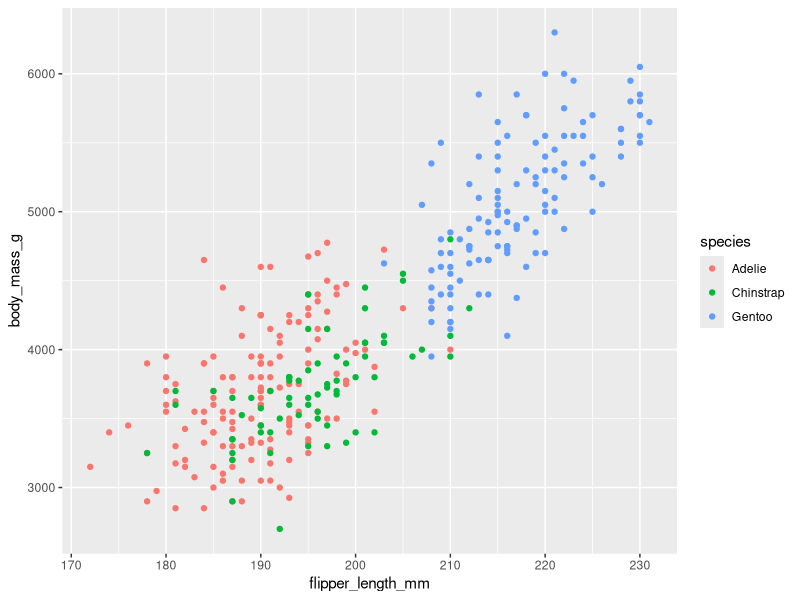
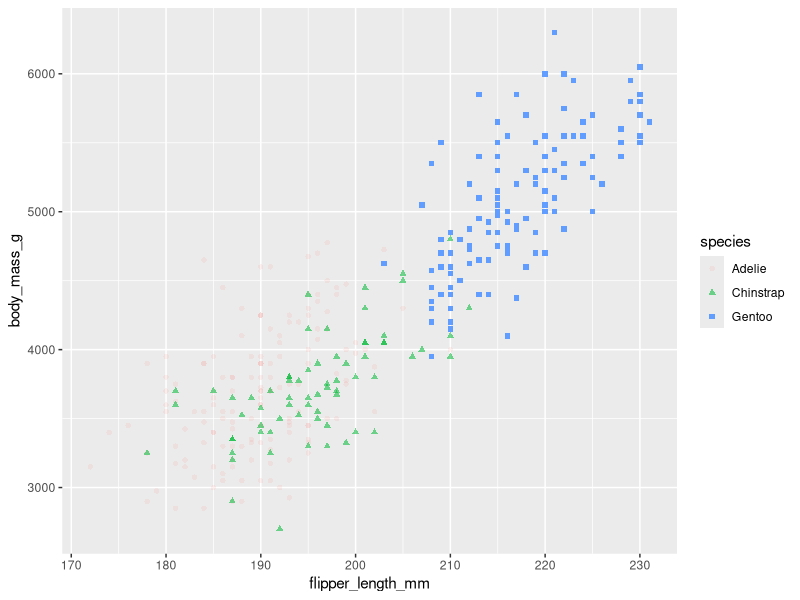
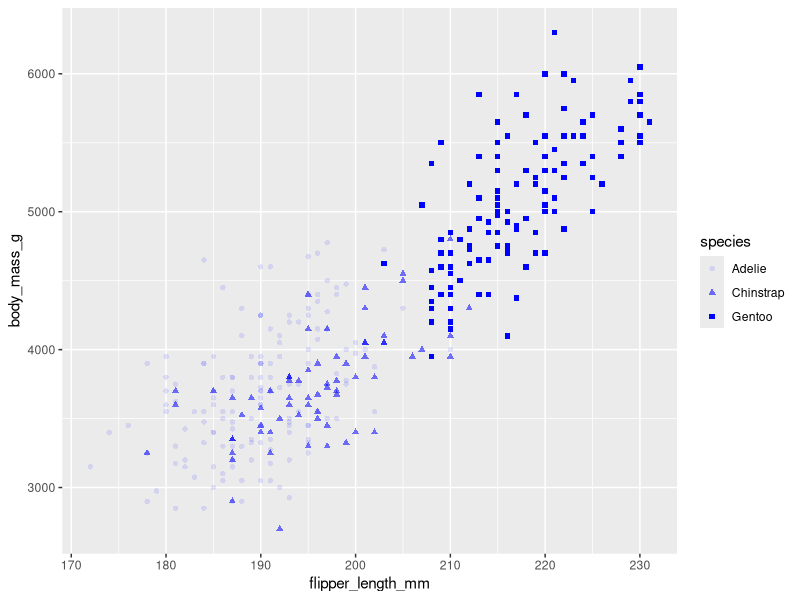
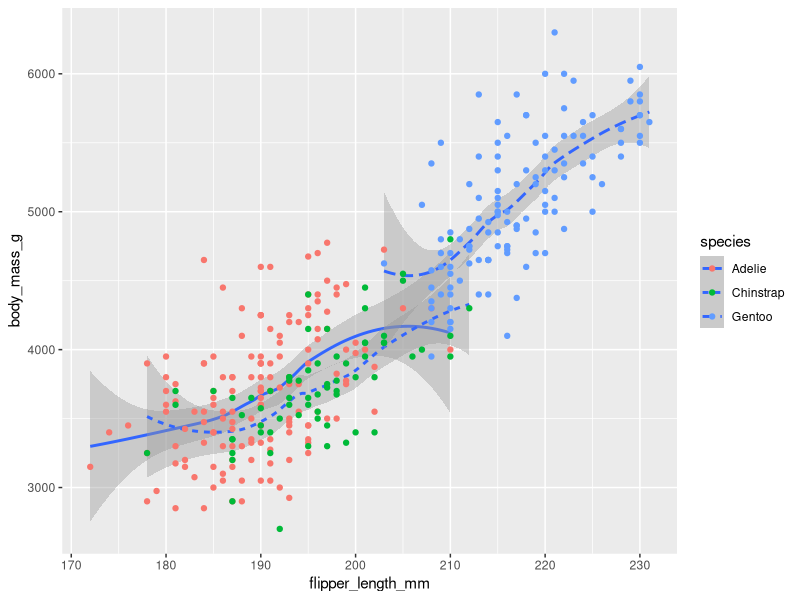
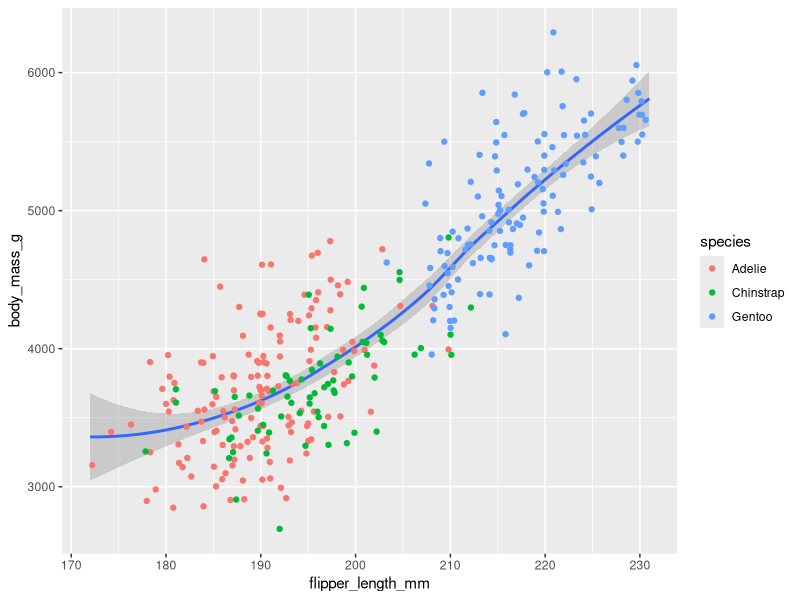
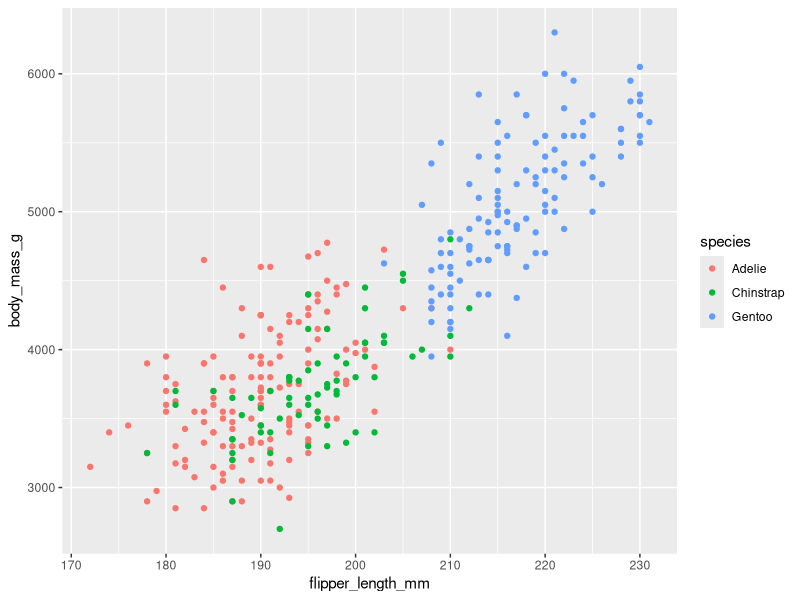
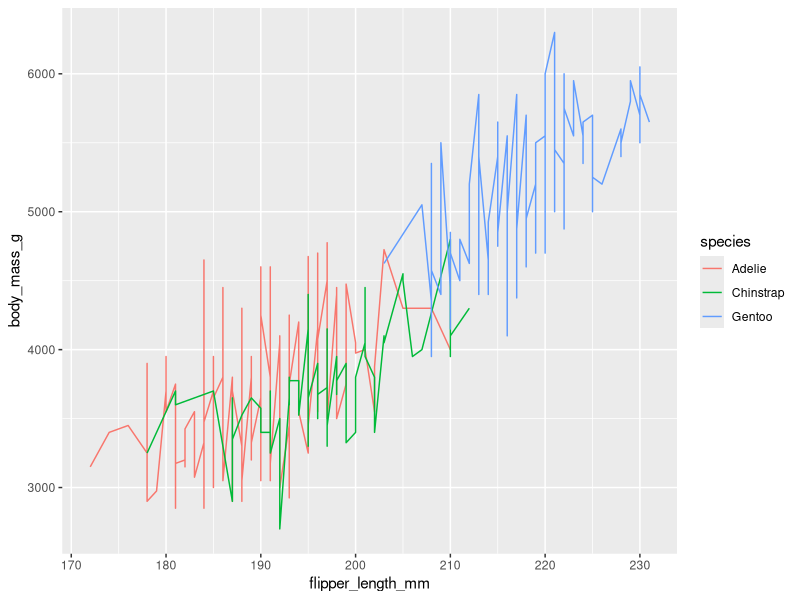
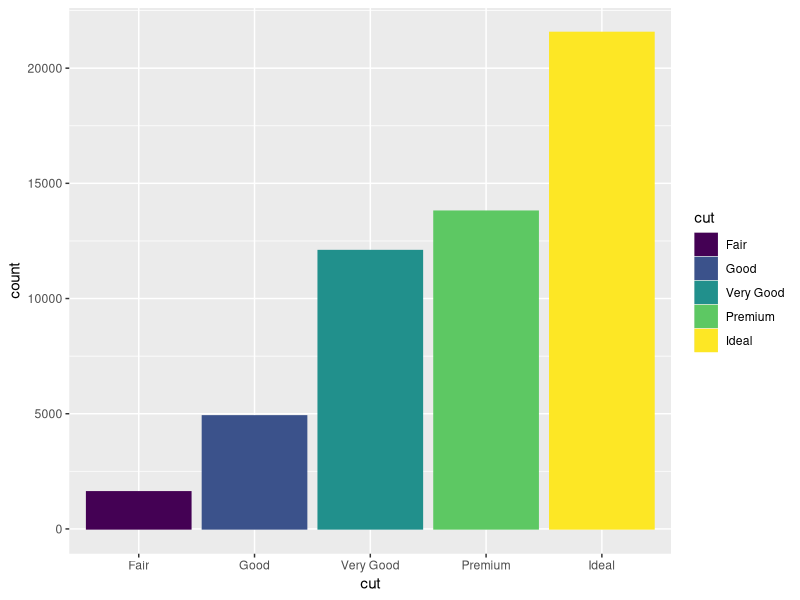

The R source for these figures, in order:
# Data visualization:
# benefits of ggplot2
# * Create different types of plots
# * Customize the look and fell of plots
# * Create high quality visuals
# * Combine data manipulation and visualization

# Key elements in ggplot2
# * Aesthetics: A visual property of an object in your plot
# * Geoms: The geometric object used to represent your data
# * Facets: Let you display smaller groups, or subsets, of your data
# * Labels and annotations: Let you customize your plot

# start with ggplot2

library("ggplot2")
library("palmerpenguins")

# Aesthetics

# 1.Start with the ggplot function and choose a dataset to work with
# 2.Add a geom_function to display your data
# 3.Map the variables you want to plot in the arguments of the aes() function
ggplot(data=penguins)+
  geom_point(mapping=aes(x=flipper_length_mm,y=body_mass_g,color=species))

ggplot(data=penguins)+
  geom_point(mapping=aes(x=flipper_length_mm,y=body_mass_g,color=species,alpha=species,shape=species))

ggplot(data=penguins)+
  geom_point(mapping=aes(x=flipper_length_mm,y=body_mass_g,alpha=species,shape=species),color="blue")

# Geoms

ggplot(data=penguins)+
  geom_smooth(mapping=aes(x=flipper_length_mm,y=body_mass_g,linetype=species))+
  geom_point(mapping=aes(x=flipper_length_mm,y=body_mass_g,color=species))

# smooth the plot
ggplot(data=penguins)+
  geom_smooth(mapping=aes(x=flipper_length_mm,y=body_mass_g))+
  geom_jitter(mapping=aes(x=flipper_length_mm,y=body_mass_g,color=species))

ggplot(data=penguins)+
  geom_point(mapping=aes(x=flipper_length_mm,y=body_mass_g,color=species))

ggplot(data=penguins)+
  geom_line(mapping=aes(x=flipper_length_mm,y=body_mass_g,color=species))

ggplot(data=diamonds)+
  geom_bar(mapping=aes(x=cut,fill=cut,color=cut))

ggplot(data=diamonds)+
  geom_bar(mapping=aes(x=cut,fill=clarity,color=cut))

# Facet

ggplot(data=penguins)+
  geom_point(mapping=aes(x=flipper_length_mm,y=body_mass_g,color=species))+
  facet_wrap(~species)

ggplot(data=diamonds)+
  geom_bar(mapping=aes(x=color,fill=cut))+
  facet_wrap(~cut)

ggplot(data=penguins)+
  geom_point(mapping=aes(x=flipper_length_mm,y=body_mass_g,color=species))+
  facet_grid(sex~species)

# Annotation

ggplot(data=penguins)+
  geom_point(mapping=aes(x=flipper_length_mm,y=body_mass_g,color=species))+
  labs(title="Palmer Penguins: Body Mass vs. Flipper Length",subtitle = "Sample of Three Penguin Species",caption="Data collected by Dr. Kristen Gorman")+
  annotate("text",x=220,y=3500,label="The Gentoos are the largest",color="blue",fontface="bold",size=4.5,angle=25)


